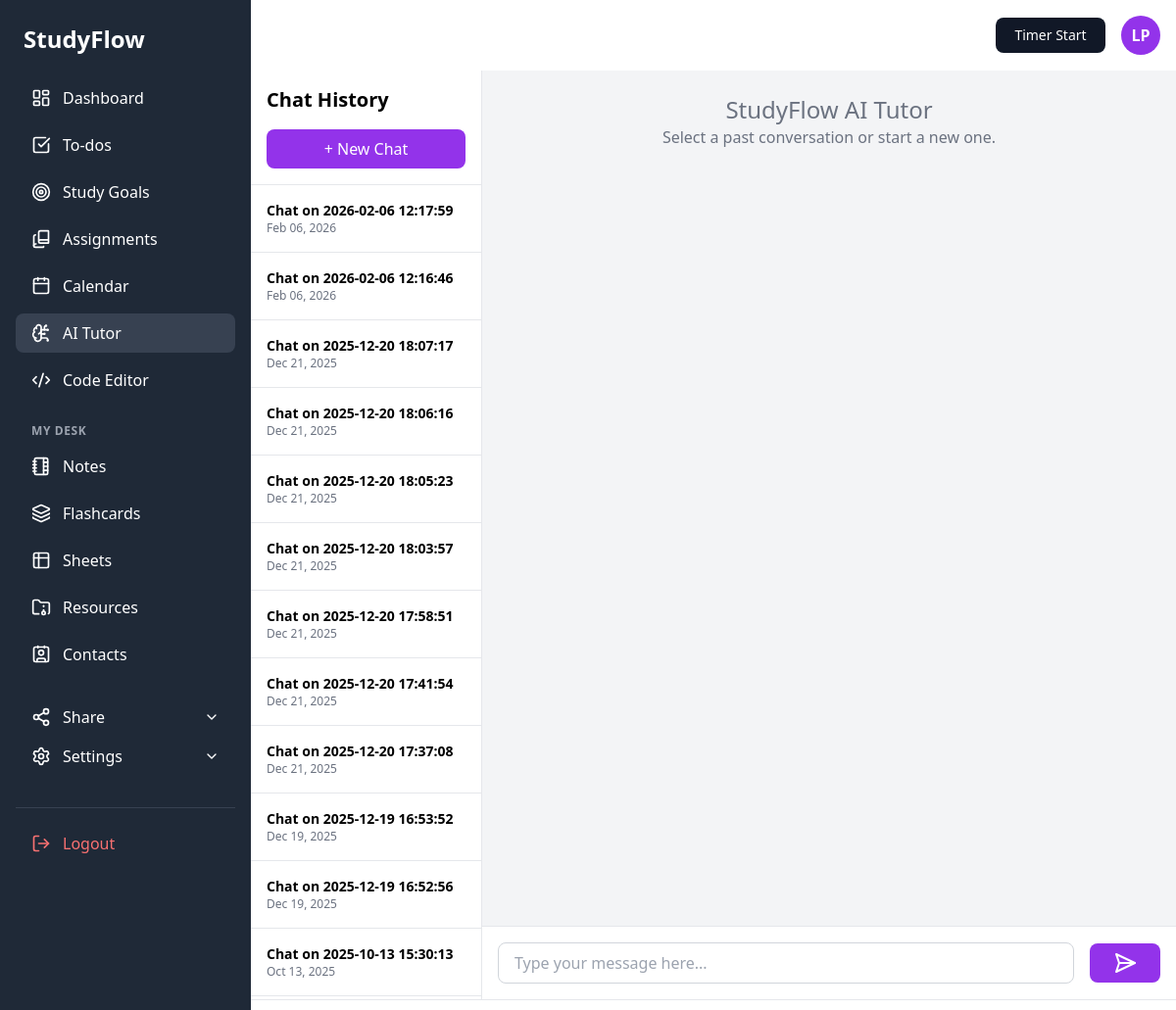
The page /pages/ai-tutor.php (signed in) on the database its author committed.
### tables this page shows
CREATE TABLE `ai_chats` (
  `id` int(11) NOT NULL,
  `user_id` int(11) NOT NULL,
  `tenant_id` int(11) NOT NULL,
  `title` varchar(255) NOT NULL,
  `created_at` datetime NOT NULL DEFAULT current_timestamp()
);

### pages/ai-tutor.php (the view, shortened to what this page needs)
<?php
require_once(__DIR__ . '/../config.php');
require_once(BASE_PATH . '/partials/header.php');
$chat_history = [];
$user_id   = (int)$_SESSION['id'];
$tenant_id = (int)($_SESSION['tenant_id'] ?? 0);
if ($link) {
    $sql = "SELECT id, title, created_at FROM ai_chats WHERE user_id = ? AND tenant_id = ? ORDER BY created_at DESC";
    if ($stmt = mysqli_prepare($link, $sql)) {
        mysqli_stmt_bind_param($stmt, "ii", $user_id, $tenant_id);
        mysqli_stmt_execute($stmt);
        $result = mysqli_stmt_get_result($stmt);
        while($row = mysqli_fetch_assoc($result)) {
            $chat_history[] = $row;
        }
    }
}
?>
<main class="flex-1 bg-gray-100 flex h-[calc(100vh-64px)]">
    <div class="w-1/4 bg-white border-r border-gray-200 flex flex-col">
        <div class="p-4 border-b">
            <h2 class="text-xl font-semibold">Chat History</h2>
            <button id="newChatBtn" class="mt-4 w-full bg-purple-600 text-white px-4 py-2 rounded-lg hover:bg-purple-700">
                + New Chat
            </button>
        </div>
        <div id="chatHistoryList" class="flex-1 overflow-y-auto max-h-[calc(100vh-200px)]">
            <?php foreach ($chat_history as $chat): ?>
            <div class="p-4 border-b hover:bg-gray-50 cursor-pointer chat-history-item" data-chat-id="<?php echo $chat['id']; ?>">
                <h3 class="font-semibold text-sm truncate"><?php echo htmlspecialchars($chat['title']); ?></h3>
                <p class="text-xs text-gray-500"><?php echo date('M d, Y', strtotime($chat['created_at'])); ?></p>
            </div>
            <?php endforeach; ?>
        </div>
    </div>
    <div class="w-3/4 flex flex-col">
        <div id="chatBox" class="flex-1 p-6 overflow-y-auto">
            <div id="initialMessage" class="text-center text-gray-500">
                <p class="text-2xl">StudyFlow AI Tutor</p>
                <p>Select a past conversation or start a new one.</p>
            </div>
        </div>
        <div class="p-4 bg-white border-t border-gray-200">
            <form id="chatForm" class="flex items-center">
                <input type="text" id="userInput" class="flex-1 px-4 py-2 border border-gray-300 rounded-lg focus:outline-none focus:ring-2 focus:ring-purple-500" placeholder="Type your message here..." autocomplete="off">
                <button type="submit" class="ml-4 px-6 py-2 bg-purple-600 text-white rounded-lg hover:bg-purple-700" aria-label="Send">
                    <svg xmlns="http://www.w3.org/2000/svg" width="24" height="24" viewBox="0 0 24 24" fill="none" stroke="currentColor" stroke-width="2" stroke-linecap="round" stroke-linejoin="round"><path d="m3 3 3 9-3 9 19-9Z"/><path d="M6 12h16"/></svg>
                </button>
            </form>
        </div>
    </div>
</main>
<?php
require_once(BASE_PATH . '/partials/footer.php');
?>

### assets/style.css (style rules this page uses)
body { font-family: 'Inter', sans-serif; }

### rows shown on the page
ai_chats: title "Chat on 2026-02-06 12:17:59", created_at "Feb 06, 2026"
ai_chats: title "Chat on 2026-02-06 12:16:46", created_at "Feb 06, 2026"
ai_chats: title "Chat on 2025-12-20 18:07:17", created_at "Dec 21, 2025"
ai_chats: title "Chat on 2025-12-20 18:06:16", created_at "Dec 21, 2025"
ai_chats: title "Chat on 2025-12-20 18:05:23", created_at "Dec 21, 2025"
ai_chats: title "Chat on 2025-12-20 18:03:57", created_at "Dec 21, 2025"
ai_chats: title "Chat on 2025-12-20 17:58:51", created_at "Dec 21, 2025"
ai_chats: title "Chat on 2025-12-20 17:41:54", created_at "Dec 21, 2025"
ai_chats: title "Chat on 2025-12-20 17:37:08", created_at "Dec 21, 2025"
ai_chats: title "Chat on 2025-12-19 16:53:52", created_at "Dec 19, 2025"
ai_chats: title "Chat on 2025-12-19 16:52:56", created_at "Dec 19, 2025"
ai_chats: title "Chat on 2025-10-13 15:30:13", created_at "Oct 13, 2025"

### other values the page prints
$initials "LP"
